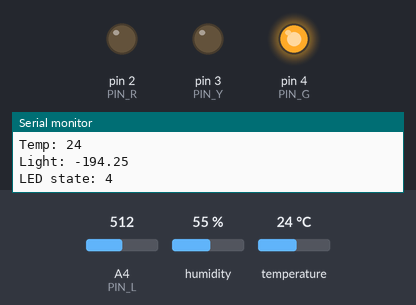
The sketch below on a simulated Arduino Uno, built with avr-gcc and run on an emulated ATmega328P. On the bench: output pins drawn as LEDs (lit = HIGH), the last lines printed to the serial monitor. The inputs (shaded band) are chosen by the test bench; at power-on: temperature 24 °C, A4 (PIN_L) = 512, humidity 55 %.

Above: at 1.8 s.
1.9 s: temperature set to 22 °C
3.4 s: temperature set to 19 °C
At 5.0 s:
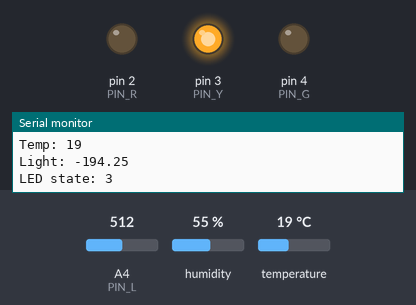
5.5 s: A4 (PIN_L) set to 831
7.3 s: A4 (PIN_L) set to 863
At 8.7 s:
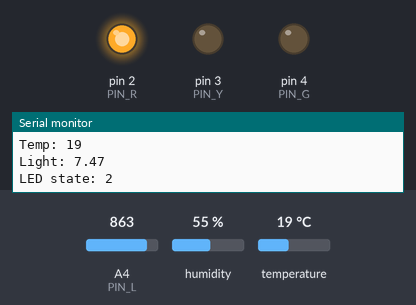
9.6 s: A4 (PIN_L) set to 840
At 11.2 s:
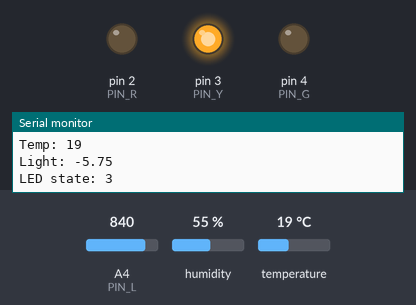
11.6 s: A4 (PIN_L) set to 860
At 12.4 s:
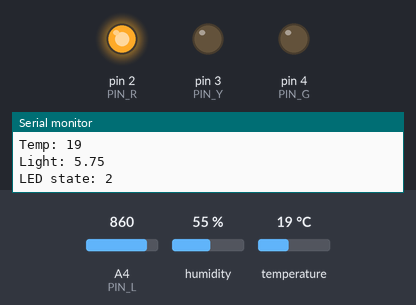
Timing chart, 0 to 14.6 s (numbered marks = the images above; inputs shaded):
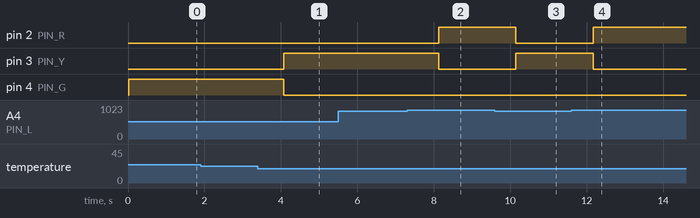

Measured:
- the behaviour switches between 21 and 20 °C on temperature (found by bisection; images 0 and 1)
- the behaviour switches between 849 and 850 on A4 (PIN_L) (found by bisection; images 1 and 2)
- after the input at 3.4 s, pin 3 (PIN_Y): LOW → HIGH after 0.67 s; pin 4 (PIN_G): HIGH → LOW after 0.67 s
- after the input at 7.3 s, pin 2 (PIN_R): LOW → HIGH after 0.83 s; pin 3 (PIN_Y): HIGH → LOW after 0.83 s
- after the input at 9.6 s, pin 2 (PIN_R): HIGH → LOW after 0.55 s; pin 3 (PIN_Y): LOW → HIGH after 0.55 s
- after the input at 11.6 s, pin 2 (PIN_R): LOW → HIGH after 0.58 s; pin 3 (PIN_Y): HIGH → LOW after 0.58 s

The sketch:

E2b.ino
```cpp
// (C) Nasit Vurgun, Joel Mattsson, Mohamad Khalil, group: 19 (2024)
// Work package 5
// Exercise 2b
// Submission code: 543765

#include "DHT.h" // Including DHT library

#define DHTPIN 12     // Digital pin connected to the DHT sensor
#define DHTTYPE DHT11   // DHT 11

#define PIN_L A4  // Light sensor pin
#define PIN_R 2 // Red LED pin
#define PIN_Y 3 // Yellow LED pin
#define PIN_G 4 // Green LED pin

const int ANALOG_MAX = 1023; //max value of analog read

const int MAX_LIGHT = 1024; //max value of light sensor (empirical)
const int MIN_LIGHT = 850; //min value of light sensor (empirical)
const int DEG_12 = 12; //12 degrees
const int DEG0 = 0; //0 degrees
const int DEG21 = 21; //21 degrees

const int PERIOD = 1000; //period in ms for reading from DHT sensor

// Enum for the LED states
typedef enum {
  RED = PIN_R, // Red LED pin
  YELLOW = PIN_Y, // Yellow LED pin
  GREEN = PIN_G, // Green LED pin
}Light; // typedef for the LED states

int tempSensor; // Temperature sensor value
int lightSensor; // Light sensor value

DHT dht(DHTPIN, DHTTYPE); // Creating DHT object

float lightValue; // Light value after normalization

Light ledState; // LED state (RED, YELLOW, GREEN) enum

// Setup function - runs once at the beginning of the program
void setup()
{
  Serial.begin(9600); // Starting serial communication
  pinMode(PIN_L, INPUT); // Setting light sensor pin as input

  // Setting LED pins as output
  pinMode(PIN_R, OUTPUT); // Red LED pin
  pinMode(PIN_Y, OUTPUT); // Yellow LED pin
  pinMode(PIN_G, OUTPUT); // Green LED pin

  dht.begin(); // Starting DHT sensor
}

// Loop function - runs repeatedly after the setup function
void loop()
{
  tempSensor = (int) dht.readTemperature(); // Reading temperature from DHT sensor and converting it to integer
  lightSensor = analogRead(PIN_L); // Reading light sensor value

  // Normalizing light sensor value
  lightValue = (((float)(lightSensor - MIN_LIGHT))/(float) (MAX_LIGHT - MIN_LIGHT) )* 100.0;

  // Setting LED state based on temperature and light sensor values (according to requirements)
  if(lightValue == 0.0){ // 0 light value
    if(tempSensor < DEG_12){ //less than 12 degrees
      ledState = GREEN; // Green LED state
    }else{ //greater than or equal to 12 degrees
      ledState = RED; // Red LED state
    }
  }else if(lightValue > 0.0 && lightValue <=20.0){ //0 to 20  light value
    if(tempSensor >= DEG_12 && tempSensor <= DEG0){ //12 to 0 degrees
      ledState = GREEN; // Green LED state
    }else if(tempSensor >DEG0){ //greater than 0 degrees
      ledState = RED; // Red LED state
    }else{ //less than 12 degrees
      ledState = YELLOW; // Yellow LED state
    }
  }else if(lightValue >20.0 && lightValue <=60.0){ //20 to 60 light value
    if(tempSensor >= DEG0 && tempSensor < DEG21){ //0 to 21 degrees
      ledState = GREEN; // Green LED state
    }else if(tempSensor >=DEG21){ //greater than or equal to 21 degrees
      ledState = RED; // Red LED state
    }else{  //less than 0 degrees
      ledState = YELLOW; // Yellow LED state
    }
  }else{ //60 to 100 light value
    if(tempSensor >= DEG21){ //greater than or equal to 21 degrees
      ledState = GREEN; // Green LED state
    }else{ //less than 21 degrees
      ledState = YELLOW; // Yellow LED state
    }
  }

  // Setting LED state based on the LED state enum
  if(ledState == RED){ // Red LED state
    digitalWrite(PIN_R, HIGH); // Turning on the red LED
    digitalWrite(PIN_Y, LOW); // Turning off the yellow LED
    digitalWrite(PIN_G, LOW); // Turning off the green LED
  }else if(ledState == YELLOW){ // Yellow LED state
    digitalWrite(PIN_Y,HIGH); // Turning on the yellow LED
    digitalWrite(PIN_R, LOW); // Turning off the red LED
    digitalWrite(PIN_G, LOW); // Turning off the green LED
  }else if(ledState == GREEN){ // Green LED state
    digitalWrite(PIN_G, HIGH); // Turning on the green LED
    digitalWrite(PIN_Y,LOW); // Turning off the yellow LED
    digitalWrite(PIN_R, LOW); // Turning off the red LED
  }


  // Printing temperature, light and LED state values
  Serial.print("Temp: "); // Printing temperature value
  Serial.print(tempSensor); // Printing temperature value
  Serial.print("\n");

  Serial.print("Light: "); // Printing light value
  Serial.print(lightValue); // Printing light value
  Serial.print("\n");
  /*
  Serial.print("analog light sensor value: ");
  Serial.print(lightSensor);
  Serial.print("\n");
  */
  Serial.print("LED state: "); // Printing LED state
  Serial.print(ledState); // Printing LED state
  Serial.print("\n");


  delay(PERIOD); // Wait for 1 second according to user defined period
}
```
